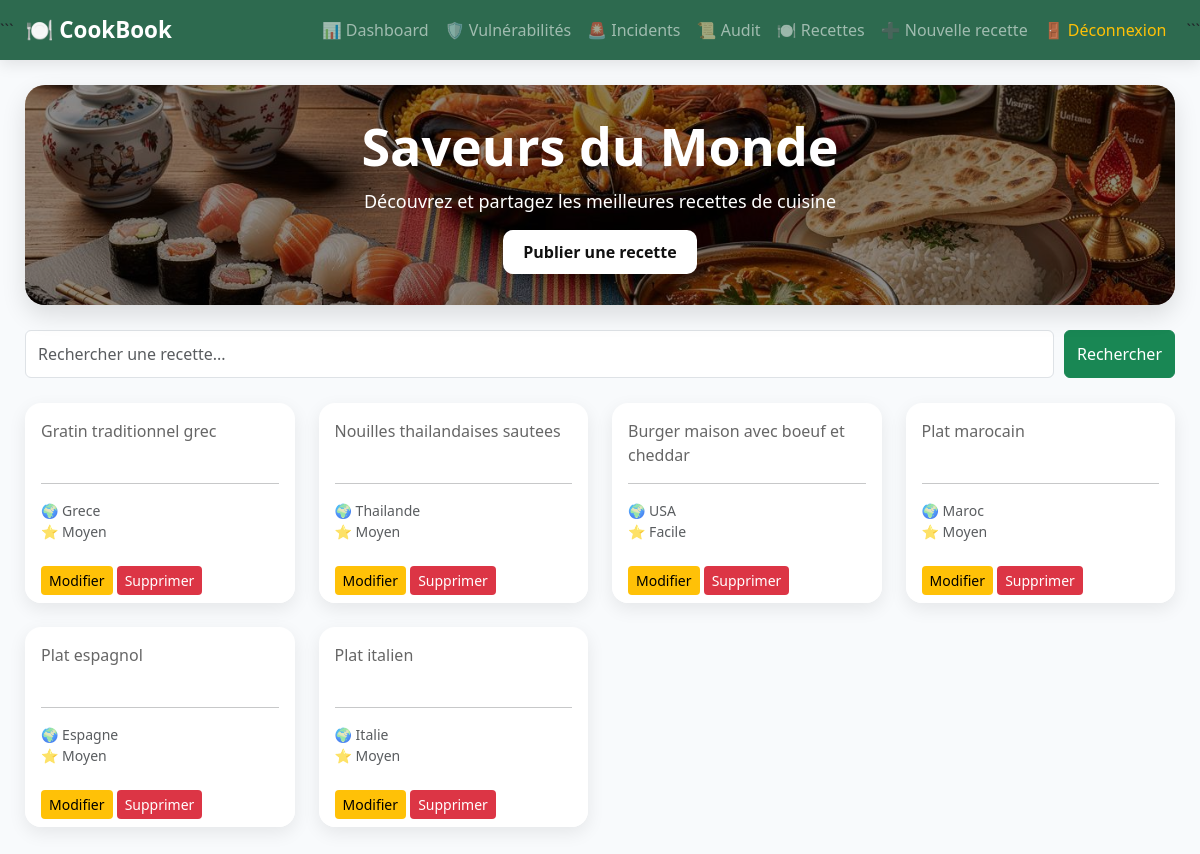
The page /?url=recipe/index (signed in) on the database its author committed.
### tables this page shows
CREATE TABLE `recipes` (
  `id` int NOT NULL AUTO_INCREMENT,
  `title` varchar(255) NOT NULL,
  `description` text NOT NULL,
  `ingredients` text NOT NULL,
  `preparation` text NOT NULL,
  `image` varchar(255) DEFAULT NULL,
  `created_at` timestamp NULL DEFAULT CURRENT_TIMESTAMP,
  `country` varchar(100) DEFAULT NULL,
  `chef_name` varchar(255) DEFAULT NULL,
  `difficulty` varchar(50) DEFAULT NULL,
  `prep_time` int DEFAULT NULL,
  `cook_time` int DEFAULT NULL,
  `servings` int DEFAULT NULL,
  PRIMARY KEY (`id`)
);

### app/controllers/RecipeController.php (called while the page is built, shortened)
<?php
require_once __DIR__ . '/../Repositories/RecipeRepository.php';
class RecipeController
{
    private $repo;
    public function __construct()
    {
        $this->repo = new RecipeRepository();
    }
    public function index()
    {
        $page = $_GET['page'] ?? 1;
        $limit = 6;
        $offset = ($page - 1) * $limit;
        if (!empty($_GET['q'])) {
            $recipes = $this->repo->search($_GET['q']);
        } else {
            $recipes = $this->repo->getAll($limit, $offset);
        }
        require __DIR__ . '/../views/recipes/index.php';
    }
}

### app/core/Router.php (called while the page is built, shortened)
<?php
class Router
{
    public function route()
    {
        $url = $_GET['url'] ?? 'home/index';
        $url = trim($url, '/');
        $parts = explode('/', $url);
        if ($parts[0] === 'api') {
            $version = $parts[1] ?? 'v1';
            $controller = $parts[2] ?? 'home';
            $method = $parts[3] ?? 'index';
            $controllerClass =
                ucfirst($controller) . 'Controller';
            $file =
                __DIR__
                . '/../controllers/Api/'
                . strtoupper($version)
                . '/'
                . $controllerClass
                . '.php';
        } else {
            $method = $parts[1] ?? 'index';
        }
        $method = explode('?', $method)[0];
        $controllerInstance =
            new $controllerClass();
        $controllerInstance->$method();
    }
}

### public/index.php (called while the page is built, shortened)
<?php
require_once "../app/core/Router.php";
$router = new Router();
$router->route();

### app/Repositories/RecipeRepository.php (called while the page is built, shortened)
<?php
require_once __DIR__ . '/../core/Database.php';
class RecipeRepository
{
    private $conn;
    public function __construct()
    {
        $db = new Database();
        $this->conn = $db->getConnection();
    }
    public function getAll($limit = 10, $offset = 0)
    {
        $stmt = $this->conn->prepare("
            SELECT * FROM recipes
            ORDER BY id DESC
            LIMIT :limit OFFSET :offset
        ");
        $stmt->bindValue(':limit', (int)$limit, PDO::PARAM_INT);
        $stmt->bindValue(':offset', (int)$offset, PDO::PARAM_INT);
        $stmt->execute();
        return $stmt->fetchAll(PDO::FETCH_ASSOC);
    }
}

### app/core/Database.php (called while the page is built, shortened)
<?php
class Database
{
    private $host = "db";
    private $dbname = "appdb";
    private $username = "root";
    private $password = "root";
    public function getConnection()
    {
        try {
            $this->pdo = new PDO(
                "mysql:host={$this->host};dbname={$this->dbname};charset=utf8",
                $this->username,
                $this->password
            );
            $this->pdo->setAttribute(PDO::ATTR_ERRMODE, PDO::ERRMODE_EXCEPTION);
            return $this->pdo;
        } catch (PDOException $e) {
            die("Erreur connexion DB : " . $e->getMessage());
        }
    }
}

### app/views/recipes/index.php (the view, shortened to what this page needs)
<?php require_once __DIR__ . '/../layouts/header.php'; ?>
<?php require_once __DIR__ . '/../layouts/sidebar.php'; ?>
<div class="hero-banner">
    <div class="hero-overlay">
        <h1>Saveurs du Monde</h1>
        <p>
            Découvrez et partagez les meilleures recettes de cuisine
        </p>
        <a
            href="/?url=recipe/createForm"
            class="hero-btn">
            Publier une recette
        </a>
    </div>
</div>
<div class="toolbar">
    <form
        method="GET"
        action="/"
        class="search-form">
        <input
            type="text"
            name="q"
            class="form-control"
            value="<?= htmlspecialchars($_GET['q'] ?? '') ?>"
            placeholder="Rechercher une recette...">
        <button
            type="submit"
            class="btn btn-success">
            Rechercher
        </button>
    </form>
</div>
<div class="row">
<?php foreach ($recipes as $r): ?>
<div class="col-lg-3 col-md-4 col-sm-6 mb-4">
    <div
        class="card recipe-card h-100"
        onclick="window.location='/?url=recipe/show&id=<?= $r['id'] ?>'">
<div class="card-body">
    <p class="card-text">
        <?= htmlspecialchars($r['description']) ?>
    </p>
    <hr>
    <small class="text-muted d-block">
        🌍 <?= htmlspecialchars($r['country'] ?? 'Non renseigné') ?>
    </small>
    <small class="text-muted d-block">
        ⭐ <?= htmlspecialchars($r['difficulty'] ?? 'Non renseigné') ?>
    </small>
</div>
        <div class="card-footer">
            <a
                class="btn btn-warning btn-sm"
                href="/?url=recipe/editForm&id=<?= $r['id'] ?>">
                Modifier
            </a>
            <a
                class="btn btn-danger btn-sm"
                href="/?url=recipe/delete&id=<?= $r['id'] ?>"
                onclick="return confirm('Supprimer cette recette ?')">
                Supprimer
            </a>
        </div>
    </div>
</div>
<?php endforeach; ?>
</div>
</div>
</body>
</html>

### app/views/layouts/header.php (shortened to what this page needs)
<!DOCTYPE html>
<html lang="fr">
<head>
<link
href="https://cdn.jsdelivr.net/npm/bootstrap@5.3.3/dist/css/bootstrap.min.css"
rel="stylesheet">
</head>
<body>

### app/views/layouts/sidebar.php (shortened to what this page needs)
<nav class="navbar navbar-expand-lg navbar-dark cookbook-navbar">
```
<div class="container-fluid">
    <a class="navbar-brand fw-bold" href="/?url=recipe/index">
        🍽️ CookBook
    </a>
    <div
        class="collapse navbar-collapse"
        id="navbarCookBook">
        <ul class="navbar-nav ms-auto">
            <?php if (
                isset($_SESSION['role']) &&
                $_SESSION['role'] === 'admin'
            ): ?>
            <li class="nav-item">
                <a class="nav-link" href="/?url=home/index">
                    📊 Dashboard
                </a>
            </li>
            <li class="nav-item">
                <a class="nav-link" href="/?url=vulnerability/index">
                    🛡️ Vulnérabilités
                </a>
            </li>
            <li class="nav-item">
                <a class="nav-link" href="/?url=incident/index">
                    🚨 Incidents
                </a>
            </li>
            <li class="nav-item">
                <a class="nav-link" href="/?url=audit/index">
                    📜 Audit
                </a>
            </li>
            <?php endif; ?>
            <li class="nav-item">
                <a class="nav-link" href="/?url=recipe/index">
                    🍽️ Recettes
                </a>
            </li>
            <li class="nav-item">
                <a class="nav-link" href="/?url=recipe/createForm">
                    ➕ Nouvelle recette
                </a>
            </li>
            <li class="nav-item">
                <a class="nav-link text-warning" href="/?url=auth/logout">
                    🚪 Déconnexion
                </a>
            </li>
        </ul>
    </div>
</div>
```
</nav>
<div class="content">

### app/views/layouts/header.php (style rules this page uses)
body { background:#f8fafc; font-family:'Segoe UI',sans-serif; margin:0; }
.cookbook-navbar { background:#2d6a4f; box-shadow:0 4px 15px rgba(0,0,0,.10); }
.navbar-brand { font-size:1.4rem; font-weight:700; }
.content { padding:25px; }
.card { border:none; border-radius:16px; }

### app/views/recipes/index.php (style rules this page uses)
.hero-banner { height:220px; border-radius:20px; overflow:hidden; position:relative; margin-bottom:25px; background-image:url('/assets/images/banner.jpeg'); background-size:cover; background-position:center; box-shadow:0 10px 25px rgba(0,0,0,.12); }
.hero-overlay { position:absolute; inset:0; background:rgba(0,0,0,.45); display:flex; flex-direction:column; justify-content:center; align-items:center; text-align:center; color:white; }
.hero-overlay h1 { font-size:52px; font-weight:700; margin-bottom:10px; }
.hero-overlay p { font-size:18px; margin-bottom:15px; }
.hero-btn { background:white; color:#111; text-decoration:none; padding:10px 20px; border-radius:10px; font-weight:600; }
.toolbar { margin-bottom:25px; }
.search-form { display:flex; gap:10px; }
.search-form input { height:48px; }
.recipe-card { border:none; border-radius:16px; overflow:hidden; transition:.25s; cursor:pointer; box-shadow:0 6px 18px rgba(0,0,0,.08); }
.card-text { color:#666; height:48px; overflow:hidden; }
.card-footer { background:white; border:none; }
.btn-warning, .btn-danger { border:none; }

### rows shown on the page
recipes: description "Gratin traditionnel grec", country "Grece", difficulty "Moyen"
recipes: description "Nouilles thailandaises sautees", country "Thailande", difficulty "Moyen"
recipes: description "Burger maison avec boeuf et cheddar", country "USA", difficulty "Facile"
recipes: description "Plat marocain", country "Maroc", difficulty "Moyen"
recipes: description "Plat espagnol", country "Espagne", difficulty "Moyen"
recipes: description "Plat italien", country "Italie", difficulty "Moyen"
